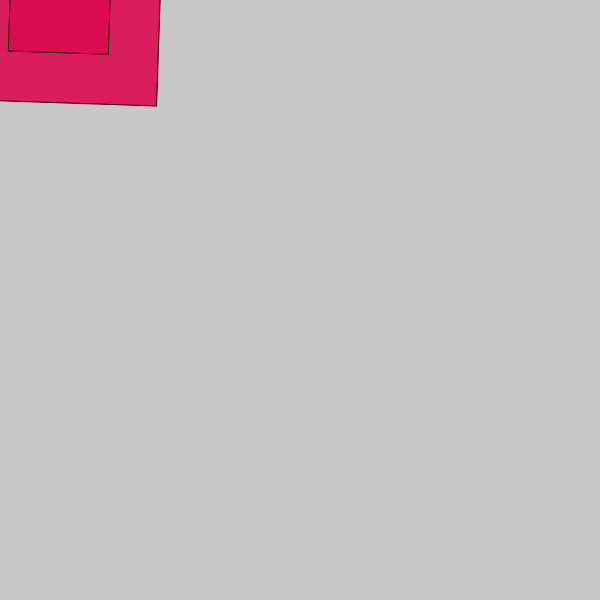
Frame 1 (no input)
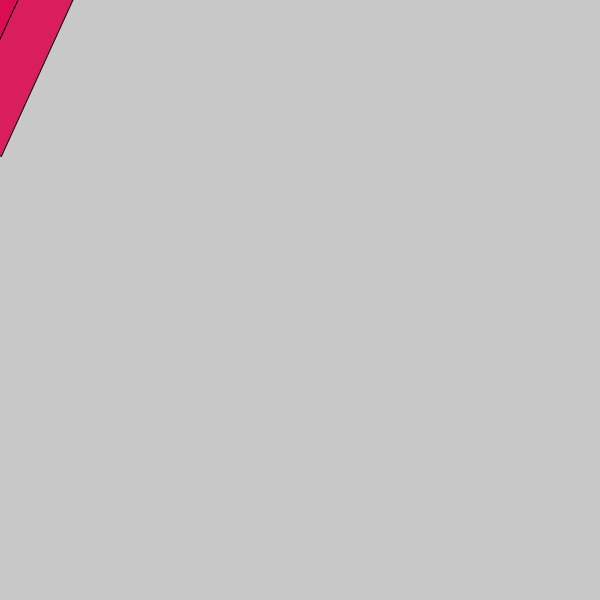
Frame 60 (no input)
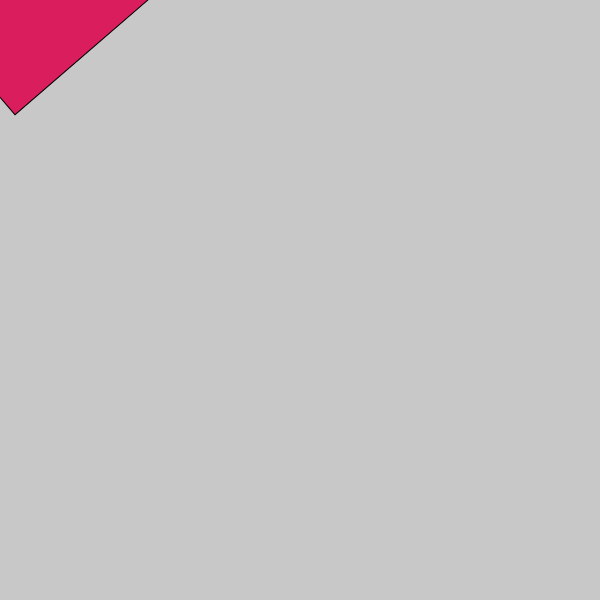
Frame 120 (the mouse pressed at the canvas centre since frame 60)

The p5.js sketch that drew these frames (run headless with seeded random() and noise() and a simulated clock; from frame 60 on, the mouse is pressed at the canvas centre):

// p5.js sketch
// ── sketch.js
function setup() {
  createCanvas(600, 600);
} 

function draw() {
  background(200);
  girarConEstilo();
  rectMode(CENTER);
  translate(20, 0);
  translate(p5.Vector.fromAngle(millis() / 1000, 40));
  rect(0, 0, 200, 200);
  // aquí se crea otro rectángulo q sigue al mouse, pero aún no consigo q rote en el mismo mouse grrrr
  rect(mouseX, mouseY, 100, 100)
  
}

// quiero que el cuadrado rote en su propio eje

function girarConEstilo(){
  fill(220, 10, 80, 230);
  rotate(frameCount / 30.0);
}

// NO LOGRO QUE SE PONGA AL MEDIO

// function inspo by https://editor.p5js.org/p5/sketches/Form:_Star




// ayuda : ( 
